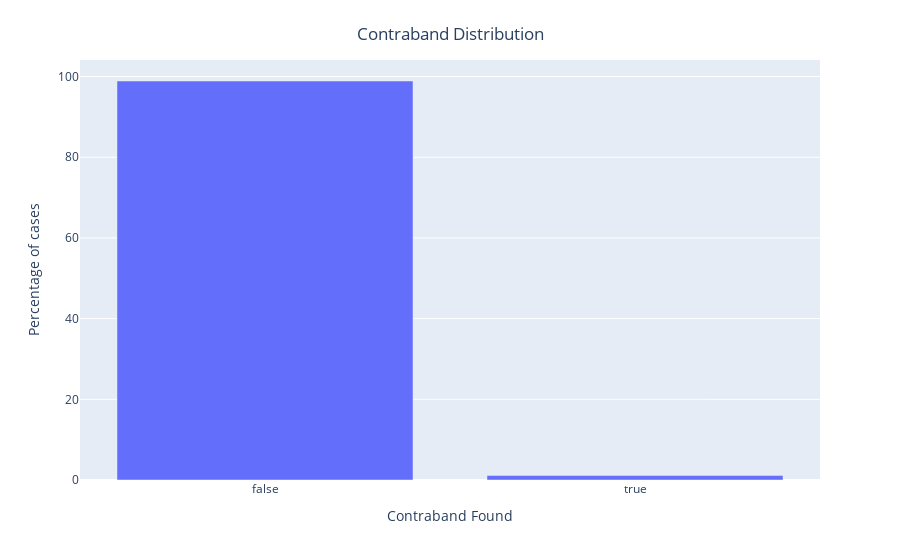

Notebook source saved alongside this figure:
### Markdown cell above
# TARGET VARIABLE

### Code cell
# plotly bar plot
# of ContrabandIndicator column 

contraband_distribution = (df.ContrabandIndicator.value_counts(normalize=True) * 100).round(1).apply(lambda v: str(v)+'%').reset_index()

fig = px.bar(contraband_distribution, x='index', y='ContrabandIndicator')

fig.update_layout(
    title={
        'text': "Contraband Distribution",
        'y':0.95,
        'x':0.5,
        'xanchor': 'center',
        'yanchor': 'top'},
    xaxis_title="Contraband Found",
    yaxis_title="Percentage of cases"
    
)

fig.show()

### Figure 1 — Plotly figure (JSON) as saved in the notebook; plotly's stock layout.template omitted (floating-point values rounded to 4 significant figures)
{"data": [{"alignmentgroup": "True", "hoverlabel": {"namelength": 0}, "hovertemplate": "index=%{x}<br>ContrabandIndicator=%{y}", "legendgroup": "", "marker": {"color": "#636efa"}, "name": "", "offsetgroup": "", "orientation": "v", "showlegend": false, "textposition": "auto", "type": "bar", "x": [false, true], "xaxis": "x", "y": ["98.9%", "1.1%"], "yaxis": "y"}], "layout": {"barmode": "relative", "legend": {"tracegroupgap": 0}, "margin": {"t": 60}, "title": {"text": "Contraband Distribution", "x": 0.5, "xanchor": "center", "y": 0.95, "yanchor": "top"}, "xaxis": {"anchor": "y", "domain": [0, 1], "title": {"text": "Contraband Found"}}, "yaxis": {"anchor": "x", "domain": [0, 1], "title": {"text": "Percentage of cases"}}}}
